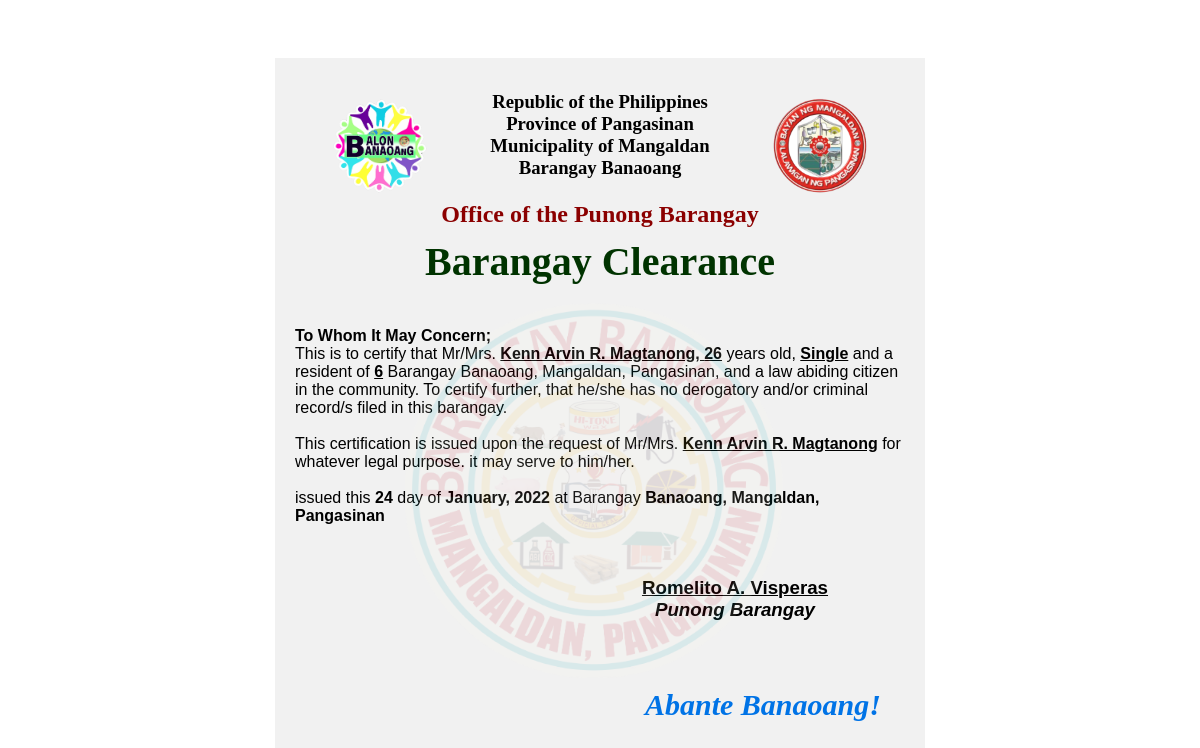
/gbc_resident/1, run on an earlier commit of the app's database.
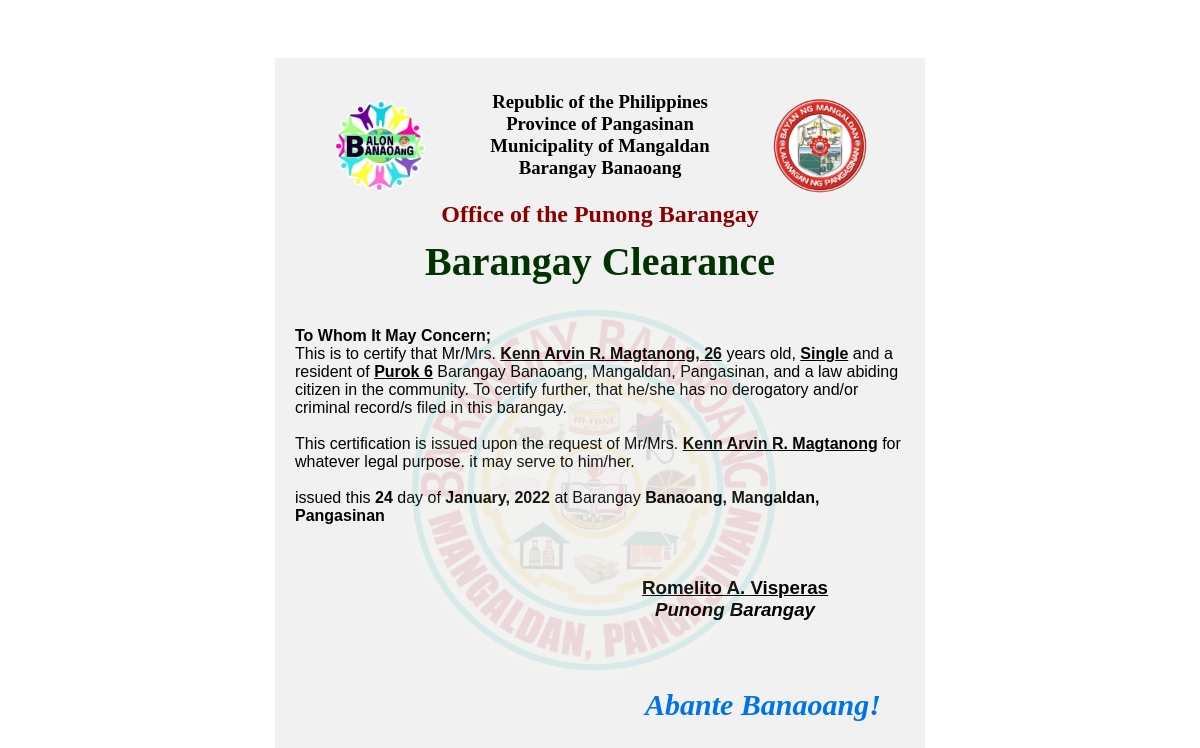
And on a later commit of the database.
### bis/models.py (models this page shows)
class Resident(models.Model):
    full_name = models.CharField(max_length=30)
    nick_name = models.CharField(max_length=30)
    birth_date = models.DateField()
    gender = models.CharField(max_length=30)
    civil_status = models.CharField(max_length=30)
    purok = models.CharField(max_length=30)
    voter_status = models.CharField(max_length=30)
    @property
    def age(self):
        return int((datetime.now().date() - self.birth_date).days / 365.25)

class Official(models.Model):
    image = models.TextField(blank=True)
    full_name = models.CharField(max_length=30)
    chairmanship = models.CharField(max_length=30)
    position = models.CharField(max_length=30)

### bis/views.py (the view)
# urls.py: path('gbc_resident/<pk>', views.gbc_resident, name='gbc_resident'),
def gbc_resident(request, pk):
    resident_bc = Resident.objects.get(pk = pk)
    pb = Official.objects.get(position = 'Punong Barangay')
    return render(request, 'barangay_clearance.html', { 'gbc_resident' : resident_bc, 'pb' : pb })

### bis/templates/barangay_clearance.html (shortened to what this page needs)
<!DOCTYPE html>
<html lang="en">
<head>
    {% load static %}
    <link rel="stylesheet" type="text/css" href="{% static 'index.css' %}">
    <link rel="stylesheet" type="text/css" href="https://maxcdn.bootstrapcdn.com/font-awesome/4.7.0/css/font-awesome.min.css">
</head>
<a href="/list_residents_bc"><i class="fa fa-arrow-circle-left" style="margin-left: 20px;"></i></a>
<body onload="window.print()">
<div class="coupon">
  <div class="cont1">
<div class="head1">
<div class="head2">
<h3>Republic of the Philippines <br> Province of Pangasinan <br>
Municipality of Mangaldan <br> Barangay Banaoang</h3><br>
<div class="logo">
    <img src="{% static 'blogo.png' %}" width="100" height="100">
</div>
<div class="logo1s"><img src="{% static 'mangaldanseal.png' %}" width="100" height="100"></div>
</div>
<div class="head3">
 <h2> Office of the Punong Barangay</h2>
 </div>
<div class="head4">
<h1 style="font-size: 40px;"> Barangay Clearance</h1><br>
 </div>
</div>
 <div class="head5">
<div class="logo2">
    <img src="{% static 'banaoangseal.png' %}" width="380" height="380">
</div>
 <p><b>To Whom It May Concern;</b><br>
  This is to certify that Mr/Mrs. <u><b>{{ gbc_resident.full_name }}, {{ gbc_resident.age }}</b></u> years old, <u><b>{{ gbc_resident.civil_status }}</b></u>
    and a resident of
    <u><b>{{ gbc_resident.purok }}</b></u>
   Barangay Banaoang, Mangaldan, Pangasinan, and a law abiding citizen in the community.
  To certify further, that he/she has no derogatory and/or criminal record/s filed in this barangay. <br><br>
      This certification is issued upon the request of Mr/Mrs. <u><b>{{ gbc_resident.full_name }}</b></u> for whatever legal purpose. it may serve to him/her.<br><br>
       issued this <b><span id='date'></span></b> day of <b><span id='mo'></span>, <span id='yr'></span></b> at Barangay <b>Banaoang, Mangaldan, Pangasinan
      <br><br>
</div>
      <div class="head6">
      <p><h3 style="margin-left: 270px; margin-top: 50px; text-align: center;"><u>{{ pb.full_name }}</u><br>
      <i>{{ pb.position }}</i></h3>
      </p>
</div>
<br><br>
  <i><h2 style="margin-left: 350px; padding-bottom: 5%; font-family: timesnewroman; font-size: 30px; color:#0073e6;">Abante Banaoang!</h2><i>
</div>
</div>
</body>
</html>

### bis/static/index.css (style rules this page uses)
body { font-family: sans-serif; background-image: url("bg.jpg"); background-size: 100%; }
.coupon { width: 80%; border-radius: 15px; margin:auto; max-width: 650px; }
.cont1 { padding: 8px 20px; background-color: #f1f1f1; }
.head1 { height: 220px; margin-top: 25px; }
.head2 { text-align: center; height: 110px; font-family:timesnewroman; }
.head3 { text-align: center; margin-top: -20px; height: 40px; font-family:timesnewroman; color:darkred; }
.head4 { text-align: center; margin-top: -30px; height: 50px; font-family:timesnewroman; color:#003300; }
.head5 { height: 200px; }
.head6 { height: 50px; margin-top: 40px; }
.logo { float:left; margin-top: -120px; margin-left: 35px; }
.logo1s { float:right; margin-top: -120px; margin-right: 35px; }
.logo2 { position: absolute; margin-left: 110px; margin-top: -25px; opacity: 0.1; }

### bis/templates/barangay_clearance.html (style rules this page uses)
.fa-arrow-circle-left { font-size: 50px; color:white; }

What changed in the data, as far as the page shows it:
changed Resident "Single": purok "6" → "Purok 6"
